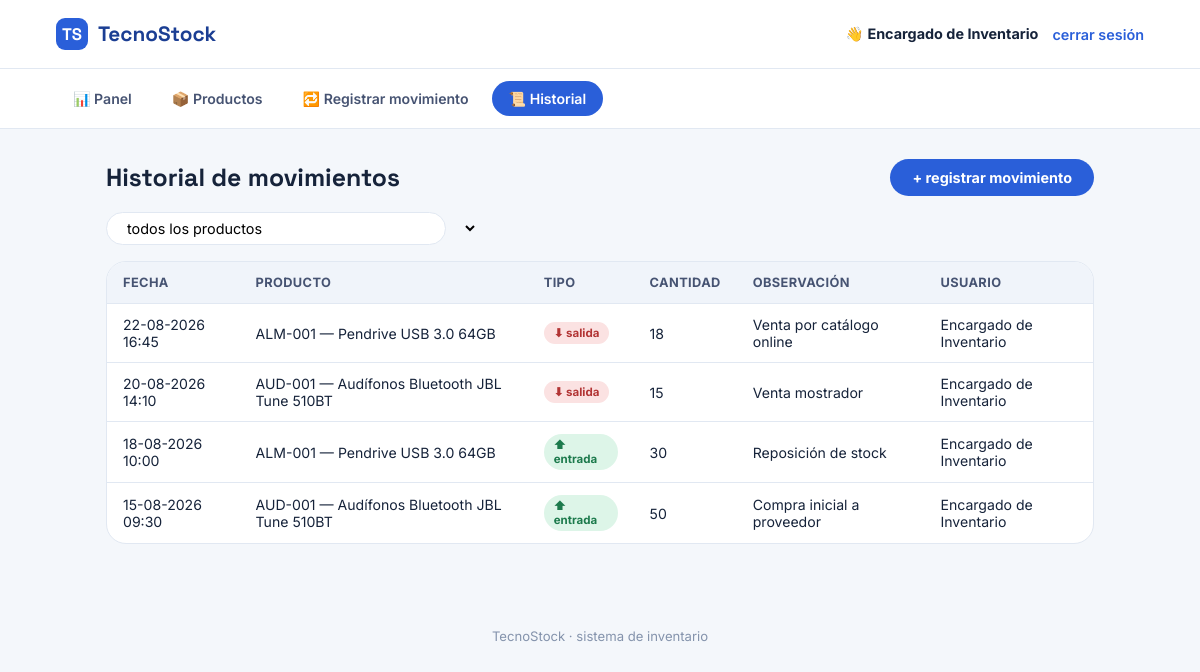
Screenshot of /movimientos.php (signed in) with the database file from the repository.
### tables this page shows
CREATE TABLE movimientos (
    id_movimiento   INT AUTO_INCREMENT PRIMARY KEY,
    fecha_hora      DATETIME NOT NULL DEFAULT CURRENT_TIMESTAMP,
    tipo            ENUM('entrada','salida') NOT NULL,
    cantidad        INT NOT NULL CHECK (cantidad > 0),
    observacion     VARCHAR(200),
    id_producto     INT NOT NULL,
    id_usuario      INT NOT NULL,
    FOREIGN KEY (id_producto) REFERENCES productos(id_producto),
    FOREIGN KEY (id_usuario) REFERENCES usuarios(id_usuario)
);

CREATE TABLE productos (
    id_producto     INT AUTO_INCREMENT PRIMARY KEY,
    codigo          VARCHAR(20) NOT NULL UNIQUE,       
    nombre          VARCHAR(120) NOT NULL,
    descripcion     VARCHAR(255),
    precio          DECIMAL(10,0) NOT NULL CHECK (precio >= 0),
    stock_actual    INT NOT NULL DEFAULT 0 CHECK (stock_actual >= 0),
    stock_minimo    INT NOT NULL DEFAULT 0 CHECK (stock_minimo >= 0),
    estado          ENUM('activo','inactivo') NOT NULL DEFAULT 'activo',
    id_categoria    INT NOT NULL,
    FOREIGN KEY (id_categoria) REFERENCES categorias(id_categoria)
);

CREATE TABLE usuarios (
    id_usuario  INT AUTO_INCREMENT PRIMARY KEY,
    nombre      VARCHAR(80) NOT NULL,
    correo      VARCHAR(120) NOT NULL UNIQUE,
    clave       VARCHAR(255) NOT NULL,    
    estado      ENUM('activo','inactivo') NOT NULL DEFAULT 'activo'
);

### helpers.php (called while the page is built, shortened)
<?php
function usuario_actual(): ?array {
    return $_SESSION['usuario'] ?? null;
}

### movimientos.php (the view, shortened to what this page needs)
<?php
require_once 'config.php';
require_once 'helpers.php';
$active = 'movimientos';
$sql = "SELECT m.*, p.codigo, p.nombre AS producto_nombre, u.nombre AS usuario_nombre
        FROM movimientos m
        JOIN productos p ON p.id_producto = m.id_producto
        JOIN usuarios u ON u.id_usuario = m.id_usuario
        WHERE 1=1";
$params = [];
$sql .= ' ORDER BY m.fecha_hora DESC';
$stmt = $pdo->prepare($sql);
$stmt->execute($params);
$movimientos = $stmt->fetchAll();
?>
<!DOCTYPE html>
<html lang="es">
<head>
<link rel="stylesheet" href="assets/style.css">
</head>
<body>
<?php include 'partials/header.php'; ?>
<?php include 'partials/nav.php'; ?>
<div class="wrap">
  <div class="panel-head">
    <h1>Historial de movimientos</h1>
    <a class="btn" href="movimiento_nuevo.php">+ registrar movimiento</a>
  </div>
  <form class="search" method="get" style="max-width:340px;">
    <select name="producto" onchange="this.form.submit()" style="border:none; background:transparent; font-family:inherit; font-size:.9rem; flex:1;">
      <option value="0">todos los productos</option>
    </select>
  </form>
  <div class="table-wrap">
    <table class="table">
      <thead>
        <tr>
          <th>Fecha</th>
          <th>Producto</th>
          <th>Tipo</th>
          <th>Cantidad</th>
          <th>Observación</th>
          <th>Usuario</th>
        </tr>
      </thead>
      <tbody>
        <?php foreach ($movimientos as $m): ?>
          <tr>
            <td><?= date('d-m-Y H:i', strtotime($m['fecha_hora'])) ?></td>
            <td><?= htmlspecialchars($m['codigo']) ?> — <?= htmlspecialchars($m['producto_nombre']) ?></td>
            <td>
              <span class="badge <?= $m['tipo'] === 'entrada' ? 'badge-entrada' : 'badge-salida' ?>">
                <?= $m['tipo'] === 'entrada' ? '⬆ entrada' : '⬇ salida' ?>
              </span>
            </td>
            <td><?= (int)$m['cantidad'] ?></td>
            <td><?= htmlspecialchars($m['observacion'] ?: '—') ?></td>
            <td><?= htmlspecialchars($m['usuario_nombre']) ?></td>
          </tr>
        <?php endforeach; ?>
      </tbody>
    </table>
  </div>
</div>
<footer class="foot">
  <span>TecnoStock · sistema de inventario</span>
</footer>
</body>
</html>

### partials/header.php
<?php $u = usuario_actual(); ?>
<header class="top">
  <a class="logo" href="index.php">
    <span class="logo-mark">TS</span>
    TecnoStock
  </a>
  <?php if ($u): ?>
    <div class="user-box">
      <span>👋 <strong><?= htmlspecialchars($u['nombre']) ?></strong></span>
      <a href="logout.php">cerrar sesión</a>
    </div>
  <?php endif; ?>
</header>

### partials/nav.php
<?php
$active = $active ?? '';
?>
<nav class="admin-nav">
  <a href="index.php" class="<?= $active === 'dashboard' ? 'is-active' : '' ?>">📊 Panel</a>
  <a href="productos.php" class="<?= $active === 'productos' ? 'is-active' : '' ?>">📦 Productos</a>
  <a href="movimiento_nuevo.php" class="<?= $active === 'movimiento' ? 'is-active' : '' ?>">🔁 Registrar movimiento</a>
  <a href="movimientos.php" class="<?= $active === 'movimientos' ? 'is-active' : '' ?>">📜 Historial</a>
</nav>

### assets/style.css (style rules this page uses)
:root { --bg: #F4F7FB; --surface: #FFFFFF; --ink: #16233A; --blue: #2A5FD9; --blue-deep: #1B3E93; --teal: #17B6A7; --amber: #F4A93B; --red: #E5484D; --line: #E1E8F2; --radius-lg: 20px; --radius-md: 14px; --radius-sm: 999px; }
* { box-sizing:border-box; }
body { margin:0; background:var(--bg); color:var(--ink); font-family:'Inter', sans-serif; }
h1,h2,h3,.logo { font-family:'Space Grotesk', sans-serif; }
a { color:inherit; }
.top { display:flex; align-items:center; justify-content:space-between; gap:16px; padding:18px clamp(20px, 6vw, 56px); flex-wrap:wrap; background:var(--surface); border-bottom:1px solid var(--line); }
.logo { display:flex; align-items:center; gap:10px; font-size:1.3rem; font-weight:700; color:var(--blue-deep); text-decoration:none; }
.logo-mark { width:32px; height:32px; border-radius:9px; background:var(--blue); display:flex; align-items:center; justify-content:center; color:#fff; font-size:1.05rem; }
.user-box { display:flex; align-items:center; gap:14px; font-size:.9rem; color:#5B6B85; }
.user-box strong { color:var(--ink); }
.user-box a { text-decoration:none; color:var(--blue); font-weight:600; }
.admin-nav { display:flex; flex-wrap:wrap; gap:6px; padding:12px clamp(20px, 6vw, 56px); background:var(--surface); border-bottom:1px solid var(--line); }
.admin-nav a { padding:8px 16px; border-radius:var(--radius-sm); text-decoration:none; color:#465372; font-weight:600; font-size:.88rem; border:1px solid transparent; }
.admin-nav a.is-active { background:var(--blue); color:#fff; }
.wrap { max-width:1100px; margin:0 auto; padding:24px clamp(20px, 6vw, 56px) 60px; }
.wrap h1 { color:var(--ink); font-size:1.55rem; margin:6px 0 4px; }
.btn { display:inline-block; background:var(--blue); color:#fff; padding:10px 22px; border:none; border-radius:var(--radius-sm); font-family:inherit; font-weight:700; font-size:.9rem; text-decoration:none; cursor:pointer; }
.panel-head { display:flex; align-items:center; justify-content:space-between; flex-wrap:wrap; gap:10px; margin-top:6px; }
.panel-head h1 { margin:0; }
.search { display:flex; align-items:center; background:var(--surface); border:1px solid var(--line); border-radius:var(--radius-sm); padding:6px 6px 6px 16px; max-width:420px; margin:16px 0; }
.table-wrap { background:var(--surface); border:1px solid var(--line); border-radius:var(--radius-lg); overflow:hidden; margin-top:8px; }
.table { width:100%; border-collapse:collapse; font-size:.88rem; }
.table th { text-align:left; padding:13px 16px; background:#F0F4FA; color:#465372; font-weight:700; font-size:.8rem; text-transform:uppercase; letter-spacing:.03em; }
.table td { padding:12px 16px; border-top:1px solid var(--line); vertical-align:middle; }
.badge { font-size:.72rem; font-weight:700; padding:4px 10px; border-radius:var(--radius-sm); background:#E4ECFB; color:var(--blue-deep); display:inline-block; }
.badge-entrada { background:#DDF5E8; color:#1C7A4C; }
.badge-salida { background:#FBE2E2; color:#B23434; }
.foot { text-align:center; padding:24px 20px 40px; color:#8493AC; font-size:.82rem; }

### rows the page displays
movimientos: fecha_hora "22-08-2026 16:45", id_producto.codigo "ALM-001", id_producto.nombre "Pendrive USB 3.0 64GB", tipo "⬇ salida", cantidad "18", observacion "Venta por catálogo online", id_usuario.nombre "Encargado de Inventario"
movimientos: fecha_hora "20-08-2026 14:10", id_producto.codigo "AUD-001", id_producto.nombre "Audífonos Bluetooth JBL Tune 510BT", tipo "⬇ salida", cantidad "15", observacion "Venta mostrador", id_usuario.nombre "Encargado de Inventario"
movimientos: fecha_hora "18-08-2026 10:00", id_producto.codigo "ALM-001", id_producto.nombre "Pendrive USB 3.0 64GB", tipo "⬆ entrada", cantidad "30", observacion "Reposición de stock", id_usuario.nombre "Encargado de Inventario"
movimientos: fecha_hora "15-08-2026 09:30", id_producto.codigo "AUD-001", id_producto.nombre "Audífonos Bluetooth JBL Tune 510BT", tipo "⬆ entrada", cantidad "50", observacion "Compra inicial a proveedor", id_usuario.nombre "Encargado de Inventario"

### other values shown
$u['nombre'] "Encargado de Inventario"
